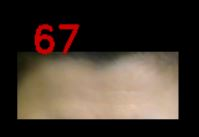
#> input picture Testing/Alex_Resting/Pictures/ForeHead.JPG, 199 x 137 px, given in place of cv_camera_sensor_stream_handler.avi, which was not available
$ python Old_Approach_Pipeline.py   (older library calls are emulated)
#> lines starting #> are read from the running program, lines starting #| are printed output that depends on the picture; after the words box and inside, x2 and y2 are one past the last pixel; in counts of white or black regions, pixels touching at a corner belong together; pictures that were not available may be replaced by others from this repository, and a replacement may not be noted
from sklearn.decomposition import FastICA
import cv2

from Second_module import *
from Fourth_Module import *
from Data_Read import *

import cv2

window_size = 150
window_slide = 25

# Load the cascade
face_cascade = cv2.CascadeClassifier('haarcascade_frontalface_default.xml')

# To capture video from webcam.
# cap = cv2.VideoCapture(0)
cap = cv2.VideoCapture(r'D:/Uni/GP/Dataset/cpi/cpi_gym/cv_camera_sensor_stream_handler.avi')
# cap = cv2.VideoCapture(r'D:\Uni\GP\Dataset\id1\alex\alex_resting\cv_camera_sensor_stream_handler.avi')


(major_ver, minor_ver, subminor_ver) = (cv2.__version__).split('.')
if int(major_ver)  < 3 :
    fps = cap.get(cv2.cv.CV_CAP_PROP_FPS)
    # print("Frames per second using video.get(cv2.cv.CV_CAP_PROP_FPS): {0}".format(fps))
else :
    fps = cap.get(cv2.CAP_PROP_FPS)
    # print("Frames per second using video.get(cv2.CAP_PROP_FPS) : {0}".format(fps))

hr_count = 0
count = 0
sum_right = 0
images = []
first_time = 1
compare = window_size
window_step = window_slide
while True:
    # Read the frame
    _, img = cap.read()
#> img is the input picture: shape (137, 199, 3); mean B, G, R 45.6, 55.2, 67.1
    if img.any():

        gray = cv2.cvtColor(img, cv2.COLOR_BGR2GRAY)
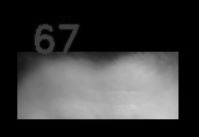
#> gray: shape (137, 199); min 0, max 205, mean 57.7

        # Detect the faces
        faces = face_cascade.detectMultiScale(gray, 1.1, 4)
#> faces = ()
        # Draw the rectangle around each face

        for (x, y, w, h) in faces:
            face = img[y:y+h, x:x+w] #slice the face from the image
            count+=1
            cv2.rectangle(img, (x, y), (x+w, y+h), (255, 0, 0), 2)

            images.append(face)
            if(count == compare):
                Matrix = ROItoRGBchannels(images)

                transformer = FastICA(whiten=True)
                Sources = transformer.fit_transform(Matrix.T)

                hr_out = get_heart_rate(Sources,WINDOW_SIZE=window_size,FPS=window_slide)

                hr_count+=1
                count = 0
                images = images[window_step:]

                compare = window_step
#> this loop made 0 passes
#> after the loop, compare = 150; count = 0; hr_count = 0; images = []
        # Display
        cv2.imshow('img', img)

    k = cv2.waitKey(30) & 0xff
#> (key Esc is pressed here)
    if k==27 or k==-1:
        break
cv2.destroyAllWindows()
cap.release()

$ run again, on Testing/Alex_Resting/Pictures/FullBoundingBox.JPG
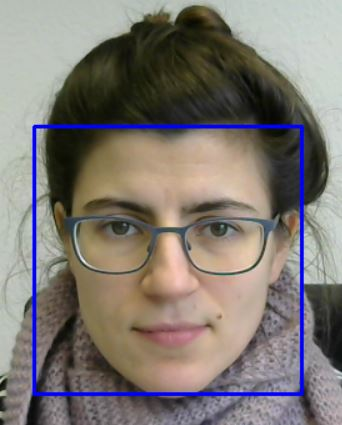
#> input picture Testing/Alex_Resting/Pictures/FullBoundingBox.JPG, 342 x 425 px, given in place of cv_camera_sensor_stream_handler.avi, which was not available
#> img is the input picture: shape (425, 342, 3); mean B, G, R 115.7, 120.7, 127.1
#> faces = [[45, 131, 250, 250]]
#> the loop `for (x, y, w, h) in faces:` made 1 pass
#> (x, y, w, h) on pass 1: (45, 131, 250, 250)
#> pass 1, `face = img[y:y+h, x:x+w]`:
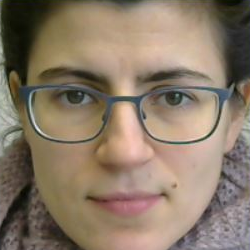
#> face: shape (250, 250, 3); mean B, G, R 103.8, 121.7, 138.2
#> after the loop `for (x, y, w, h) in faces:`:
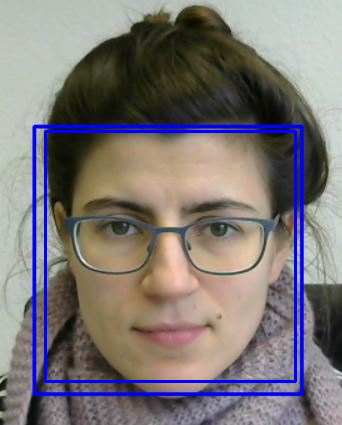
#> img: shape (425, 342, 3); 2.06% of pixels changed, all inside (x1, y1, x2, y2) = (44, 130, 297, 383)
#> after the loop `for (x, y, w, h) in faces:`: compare = 150; count = 1; hr_count = 0; images = 1 item

$ run again, on Testing/Alex_Resting/Pictures/ModifiedBoundingBox.JPG
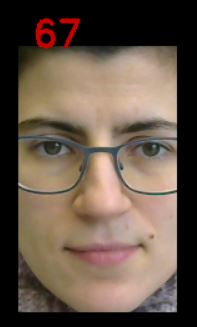
#> input picture Testing/Alex_Resting/Pictures/ModifiedBoundingBox.JPG, 197 x 327 px, given in place of cv_camera_sensor_stream_handler.avi, which was not available
#> img is the input picture: shape (327, 197, 3); mean B, G, R 72.9, 85.9, 102.2
#> faces = [[9, 78, 183, 183]]
#> the loop `for (x, y, w, h) in faces:` made 1 pass
#> (x, y, w, h) on pass 1: (9, 78, 183, 183)
#> pass 1, `face = img[y:y+h, x:x+w]`:
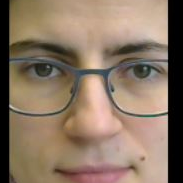
#> face: shape (183, 183, 3); mean B, G, R 99.5, 117.8, 138.2
#> after the loop `for (x, y, w, h) in faces:`:
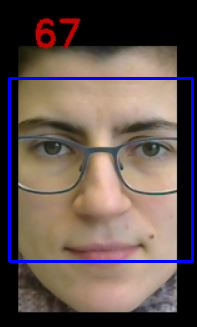
#> img: shape (327, 197, 3); 3.4% of pixels changed, all inside (x1, y1, x2, y2) = (8, 77, 194, 263)
#> after the loop `for (x, y, w, h) in faces:`: compare = 150; count = 1; hr_count = 0; images = 1 item

$ run again, on Testing/Alex_Resting/Pictures/NoEyes.JPG
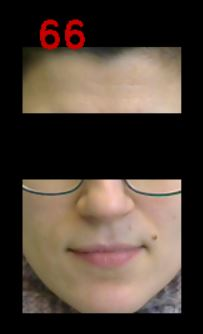
#> input picture Testing/Alex_Resting/Pictures/NoEyes.JPG, 203 x 334 px, given in place of cv_camera_sensor_stream_handler.avi, which was not available
#> img is the input picture: shape (334, 203, 3); mean B, G, R 53.7, 63.5, 76.9
#> `gray = cv2.cvtColor(img, cv2.COLOR_BGR2GRAY)`:
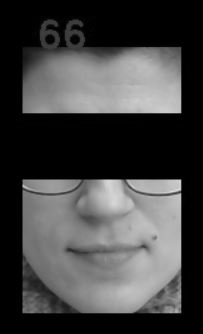
#> gray: shape (334, 203); min 0, max 219, mean 66.4
#> faces = ()
#> after the loop `for (x, y, w, h) in faces:`: compare = 150; count = 0; images = []
